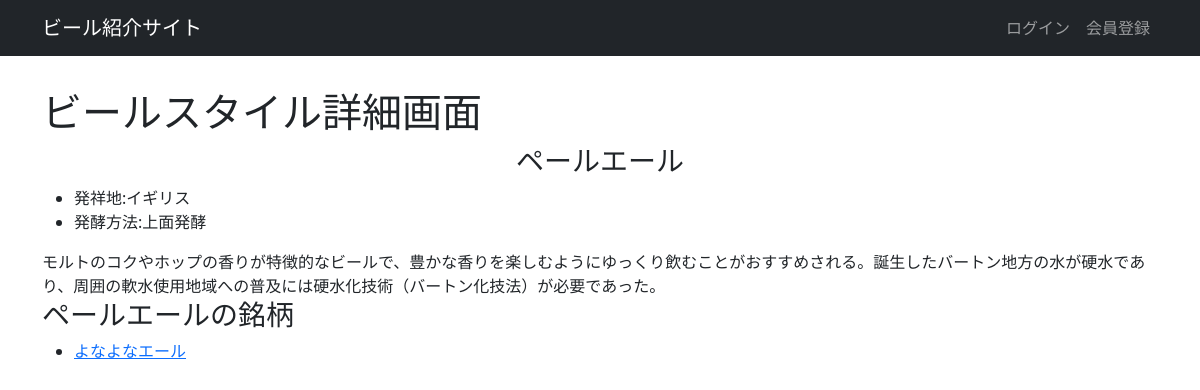
/recommendations/style/1/, run on the app's committed database.
### recommendations/models.py (models this page shows, shortened)
class BeerStyle(models.Model):
    name = models.CharField("ビアスタイル", max_length=15)
    birth_place = models.CharField("発祥地", max_length=10)
    fermentation = models.IntegerField(
        "発酵方法", choices=((1,"上面発酵"),(2,"下面発酵"))
    )
    description = models.TextField("説明")

class BeerBrand(models.Model):
    name = models.CharField("ビール銘柄", max_length=15)
    degree = models.FloatField("アルコール度数", validators=[MinValueValidator(0)])
    color = models.CharField("ビールの色", max_length=10)
    bitterness = models.FloatField("IBU", validators=[MinValueValidator(0)])
    style = models.ForeignKey(BeerStyle, on_delete=models.CASCADE)

### recommendations/views.py (the view)
# urls.py: path("style/<int:style_id>/", views.detail_style, name="detail_style"),
def detail_style(request, style_id):
    style = get_object_or_404(models.BeerStyle, pk=style_id)
    brands = models.BeerBrand.objects.filter(style__id=style_id)
    context = {"style" : style, "brands" : brands}
    return render(
        request, "recommendations/detail_style.html",
        context
    )

### recommendations/templates/recommendations/detail_style.html
<!DOCTYPE html>
{% extends "base.html" %}
{% load static %}
{% block main %}
<h1>ビールスタイル詳細画面</h1>
<div>
  <h3 class="title">{{style.name}}</h3>
  <ul>
    <li>発祥地:{{style.birth_place}}</li>
    <li>発酵方法:{{style.get_fermentation_display}}</li>
  </ul>
  <div>
    {{style.description}}
  </div>
  <h3>{{style.name}}の銘柄</h3>
  <div>
    {% if brands %}
    <ul>
      {% for brand in brands %}
      <li><a href="{% url 'detail_brand' brand.id %}">{{brand.name}}</a></li>
      {% endfor %}
    </ul>
    {% else %}
    <p>登録されている{{style.name}}の銘柄はありません</p>
    {% endif %}
  </div>
</div>
{% endblock %}

### recommendations/static/recommendations/css/style.css (style rules this page uses)
.title { text-align: center; }

### data on the page
BeerStyle: name "ペールエール", birth_place "イギリス", fermentation "上面発酵", description "モルトのコクやホップの香りが特徴的なビールで、豊かな香りを楽しむようにゆっくり飲むことがおすすめされる。誕生したバートン地方の水が硬水であり、周囲の軟水使用地域への普及には硬水化技術（バートン化技法）が必要であった。"
BeerBrand: name "よなよなエール"
